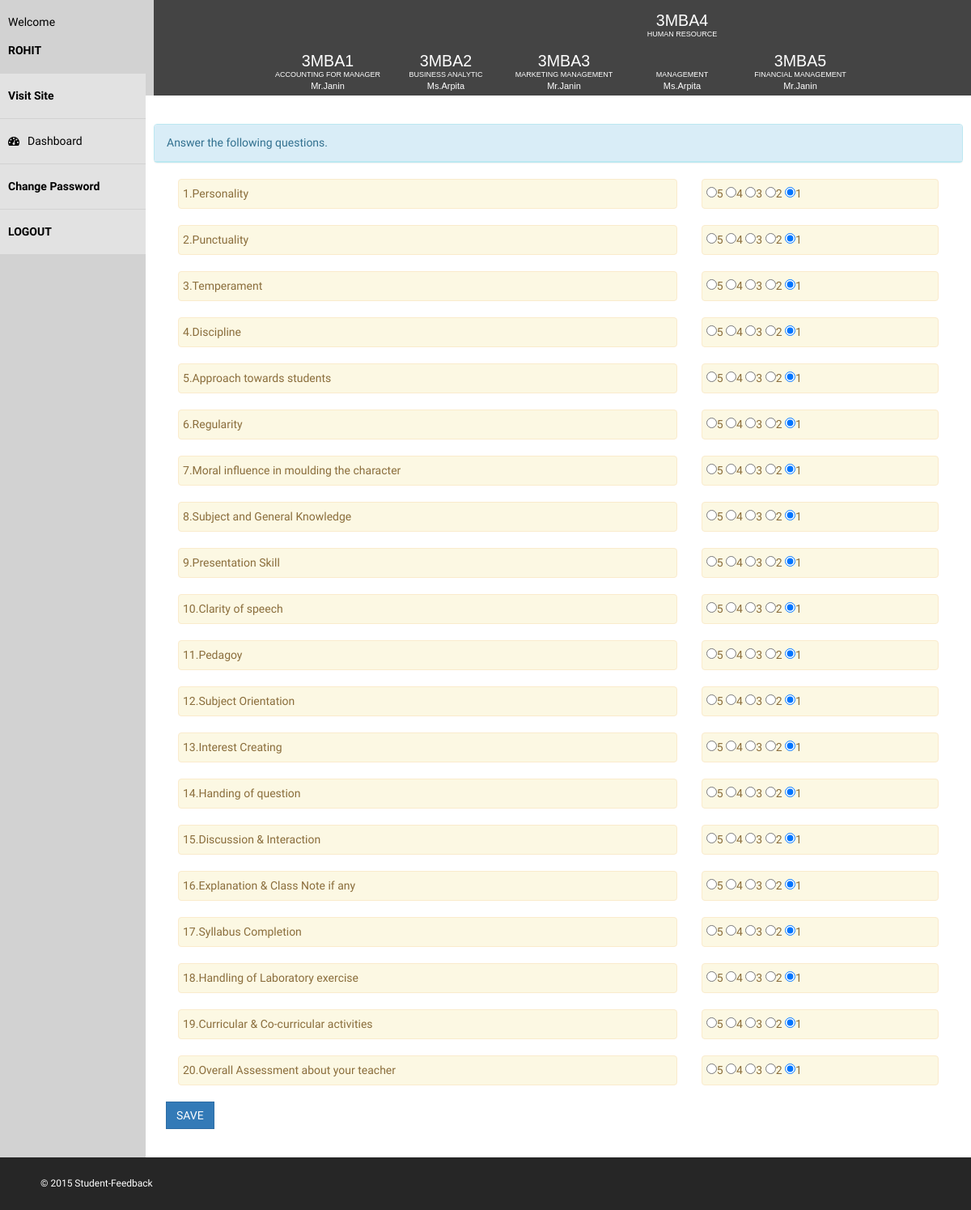
Screenshot of /user/subject2.php (signed in) with the database file from the repository.
### tables this page shows
CREATE TABLE IF NOT EXISTS `subject` (
`subject_id` int(11) NOT NULL,
  `department` int(11) NOT NULL,
  `sem` int(11) NOT NULL,
  `subject_name` varchar(50) NOT NULL,
  `subject_code` varchar(10) NOT NULL
);

CREATE TABLE IF NOT EXISTS `faculty` (
  `faculty_id` varchar(11) NOT NULL,
  `faculty_name` varchar(50) NOT NULL,
  `department_id` int(11) NOT NULL
);

CREATE TABLE IF NOT EXISTS `question` (
  `question_id` int(11) NOT NULL,
  `question` varchar(5000) NOT NULL
);

### user/subject2.php (the view, shortened to what this page needs)
<?php
include('../admin/db.php');
?>
<!DOCTYPE html>
<html xmlns="http://www.w3.org/1999/xhtml">
<head>
    <link href="assets/css/bootstrap.css" rel="stylesheet" />
    <link href="assets/css/font-awesome.css" rel="stylesheet" />
    <link href="assets/css/style.css" rel="stylesheet" />
</head>
<body>
    <div id="wrapper">
       <?php include('sidebar.php');?>
       <header>
    <div class="top-nav">
    <?php
        $sql ='select subject.subject_id, subject.subject_code,subject.subject_name,faculty.faculty_name from subject
                inner join faculty, faculty_subject
                where department = '.$_SESSION['department'] .' and sem = '.$_SESSION['sem'] .'
                and faculty.faculty_id = faculty_subject.faculty_id and faculty_subject.subject_id = subject.subject_id
                order by subject.subject_code';
        $result = $conn->query($sql);
        $i=1;
        if($result->num_rows >0){
          echo '<ul>';
          $j=0;
          while($row = $result->fetch_assoc()){
              $subject[$j++] = $row['subject_id'];
              echo '<li class = "home"><a href=subject'.$i++.'.php> '.$row['subject_code'].'</a>';
              echo '<p style="color: white;     margin-top: -33px; font-size: 9px;">'.$row['subject_name'].'</p>';
              echo '<p style="color: white;     margin-top: -46px; font-size: 11px;">'.$row['faculty_name'].'</p></li>';
          }
          echo '</ul>';
        }
      ?>
       <?php
  $sql = 'select student_id from student where stu_name = "'.$_SESSION['name'].'";';
  $result = $conn->query($sql);
  if($result->num_rows >0){
    while($row = $result->fetch_assoc()){
      $student_id = $row['student_id'];
    }
  }
  $sql = 'select answer from feedback where subject_id = '.$subject[1].' and student_id = "'.$student_id.'";';
  $result = $conn->query($sql);
  if($result->num_rows > 0){
    while($row = $result->fetch_assoc()){?>
      </div>
  </header>
        <div id="page-wrapper" class="page-wrapper-cls">
            <div id="page-inner">
                <div class="row">
                  <div class="panel panel-info">
                        <div class="panel-heading">
                            Your total value is: <?php echo $row['answer'];?>
                        </div>
                  </div>
                </div>
    <?php }
  }
  else{
?>
    </div>
  </header>
        <div id="page-wrapper" class="page-wrapper-cls">
            <div id="page-inner">
                <div class="row">
                  <div class="panel panel-info">
                        <div class="panel-heading">
                            Answer the following questions.
                        </div>
                  </div>
                </div>
                <div id="main">
<form action="save_feedback.php" method = "post">
                <?php include('..//admin/db.php');?>
                <?php
                    $sql = "select * from  question;";
                    $result = $conn->query($sql);
                    if($result->num_rows >0){
                        while($row = $result->fetch_assoc()){
                            ?>
                           <div class="row">
                                <div class="col-md-12">
                                    <div class="col-md-8">
                                        <div class="alert alert-warning">
                                          <?php echo $row['question_id'].'.'.$row['question']?>
                                        </div>
                                    </div>
                                    <div id="option" class="col-md-4">
                                        <div class="alert alert-warning">
                                            <input type="radio" name="answer<?php echo $row['question_id']; ?>" value = "5">5
                                            <input type="radio" name="answer<?php echo $row['question_id']; ?>" value = "4">4
                                            <input type="radio" name="answer<?php echo $row['question_id']; ?>" value = "3">3
                                            <input type="radio" name="answer<?php echo $row['question_id']; ?>" value = "2">2
                                            <input type="radio" name="answer<?php echo $row['question_id']; ?>" value = "1" checked>1
                                        </div>
                                    </div>
                                </div>
                            </div>
                       <?php }
                    }
                 ?>
                <button class="btn btn-primary btn-default" data-toggle="modal" data-target="#myModal">
                             SAVE
                            </button>
</div>
            </div>
        </div>
    </div>
    <?php }?>
    <footer >
        &copy; 2015 Student-Feedback
    </footer>
</body>
</html>

### user/assets/css/style.css (style rules this page uses)
body { font-family: 'Raleway', sans-serif; line-height:25px; font-size:14px; }
#wrapper { width: 100%; background: #d2d2d2; }
#page-wrapper { padding: 15px 15px; min-height: 800px; background: #fff; }
#page-inner { width: 100%; margin: 10px 20px 10px 0px; background-color: #fff!important; padding: 10px; min-height: 800px; }
.btn { border-radius:0px!important; -moz-border-radius:0px!important; -webkit-border-radius:0px!important; }
footer { background-color:#262626; padding:20px 50px; color:#fff; font-size:12px; }
@media (min-width:768px) { .page-wrapper-cls { margin: 0 0 0 180px; } }
.alert { padding: 5px; }
body { margin: 0; padding: 0; background: #ccc; }
.top-nav ul { list-style: none; background-color: #444; text-align: center; padding: 0; margin: 0; }
.top-nav li { font-family: 'Oswald', sans-serif; font-size: 1.2em; line-height: 40px; height: 40px; border-bottom: 1px solid #888; }
.top-nav a { text-decoration: none; color: #fff; display: block; transition: .3s background-color; }
@media screen and (min-width: 600px) { .top-nav li { width: 120px; border-bottom: none; height: 50px; line-height: 50px; font-size: 1.4em; } }
@media screen and (min-width: 600px) { .top-nav li { display: inline-block; margin-right: -4px; width: 150px; } }
@media screen and (min-width: 600px) { .top-nav { padding-left: 190px; } }

### rows the page displays
subject: subject_code "3MBA1", subject_name "ACCOUNTING FOR MANAGER", faculty.faculty_name "Mr.Janin"
subject: subject_code "3MBA2", subject_name "BUSINESS ANALYTIC", faculty.faculty_name "Ms.Arpita"
subject: subject_code "3MBA3", subject_name "MARKETING MANAGEMENT", faculty.faculty_name "Mr.Janin"
subject: subject_code "3MBA4", subject_name "HUMAN RESOURCE MANAGEMENT", faculty.faculty_name "Ms.Arpita"
subject: subject_code "3MBA5", subject_name "FINANCIAL MANAGEMENT", faculty.faculty_name "Mr.Janin"
question: question_id "1", question "Personality"
question: question_id "2", question "Punctuality"
question: question_id "3", question "Temperament"
question: question_id "4", question "Discipline"
question: question_id "5", question "Approach towards students"
question: question_id "6", question "Regularity"
question: question_id "7", question "Moral influence in moulding the character"
question: question_id "8", question "Subject and General Knowledge"
question: question_id "9", question "Presentation Skill"
question: question_id "10", question "Clarity of speech"
question: question_id "11", question "Pedagoy"
question: question_id "12", question "Subject Orientation"
question: question_id "13", question "Interest Creating"
question: question_id "14", question "Handing of question"
question: question_id "15", question "Discussion & Interaction"
question: question_id "16", question "Explanation & Class Note if any"
question: question_id "17", question "Syllabus Completion"
question: question_id "18", question "Handling of Laboratory exercise"
question: question_id "19", question "Curricular & Co-curricular activities"
question: question_id "20", question "Overall Assessment about your teacher"

### other values shown
$_SESSION['name'] "ROHIT"
